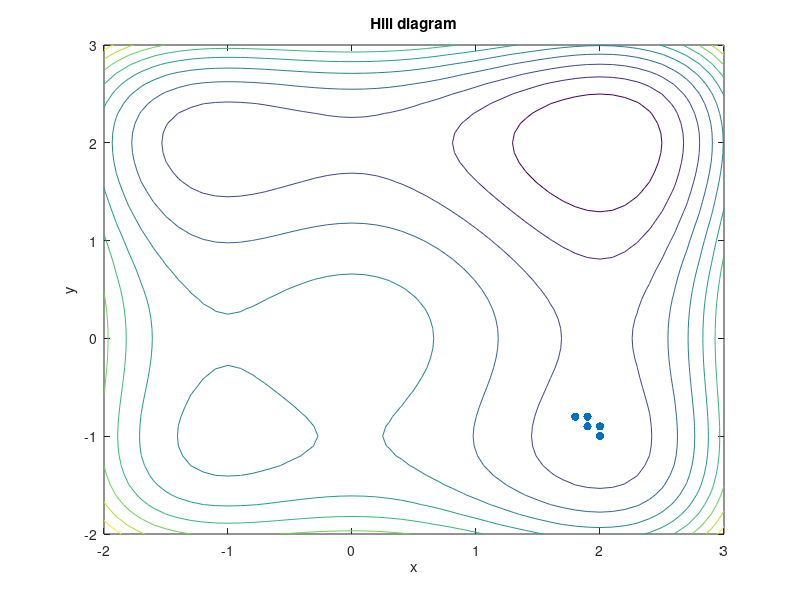
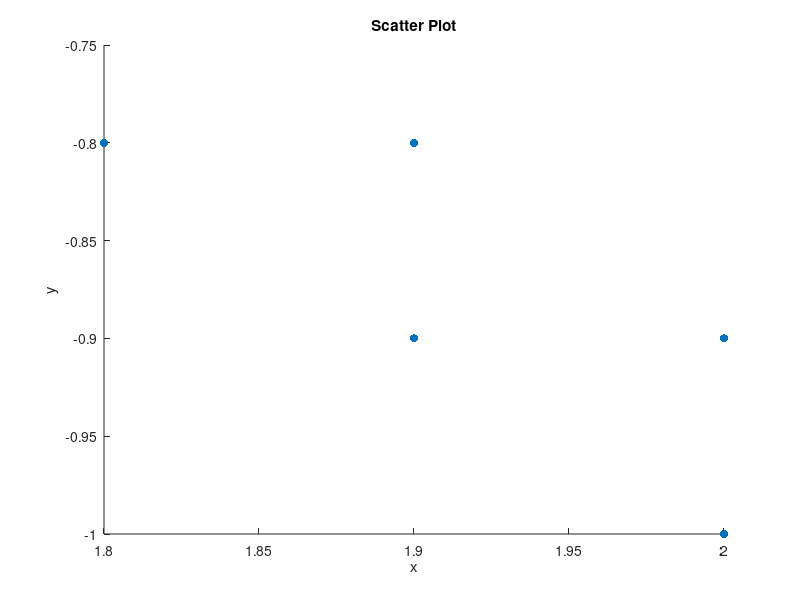

MATLAB code to generate these figures, in order:
%I used example in the Optimization lecture  as a basis for
%the code.

clear
clc
close all

% Setting up the -2 to 3 range
h = 0.1;
x = -2:h:3;
y = -2:h:3;

% Define the test function
[X, Y] = meshgrid(x, y);
f = (X.^4 + Y.^4) / 4 - (X.^3 + Y.^3) / 3 - X.^2 - Y.^2 + 4;

% The optimization parameters
K = 100; % Number of iterations
ix = zeros(K, 2); % The index of the grid point at each iteration (2D)
ix(1, :) = randi([1, numel(x)], 1, 2); % Start at a random point in the grid
ff = zeros(K, 1); % The objective function along the search path

for k = 1:K
    i = randi(4); % Generate a random number (1 to 4 for 2D)
    ixtemp = ix(k, :);

    % Move in a random direction (up, down, left, right)
    if i == 1 && ixtemp(1) < length(x)
        ixtemp(1) = ixtemp(1) + 1;
    elseif i == 2 && ixtemp(1) > 1
        ixtemp(1) = ixtemp(1) - 1;
    elseif i == 3 && ixtemp(2) < length(y)
        ixtemp(2) = ixtemp(2) + 1;
    elseif i == 4 && ixtemp(2) > 1
        ixtemp(2) = ixtemp(2) - 1;
    end

    % If the cost function at the new point is smaller, accept the move
    if f(ixtemp(2), ixtemp(1)) < f(ix(k, 2), ix(k, 1))
        ix(k + 1, :) = ixtemp;
    else
        ix(k + 1, :) = ix(k, :);
    end

    ff(k) = f(ix(k, 2), ix(k, 1));
end

% The rest of this just creates 2 diagrams as seen in the lecture
% slides(Optimazation slide 43)
figure;
contour(x, y, f);
hold on;
scatter(x(ix(:, 1)), y(ix(:, 2)), 'ok', 'filled');
hold off;
xlabel('x');
ylabel('y');
title('Hill diagram');


figure;
scatter(x(ix(:, 1)), y(ix(:, 2)), 'ok', 'filled');
xlabel('x');
ylabel('y');
title('Scatter Plot');
